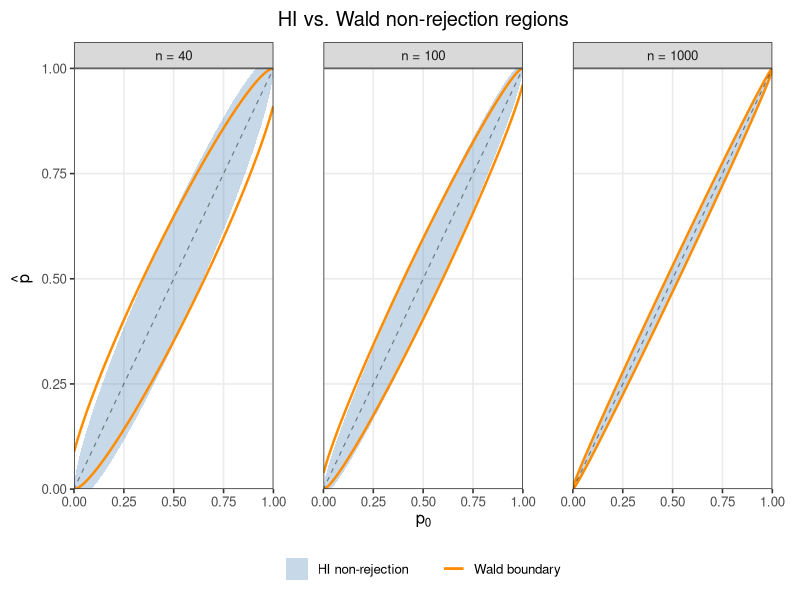
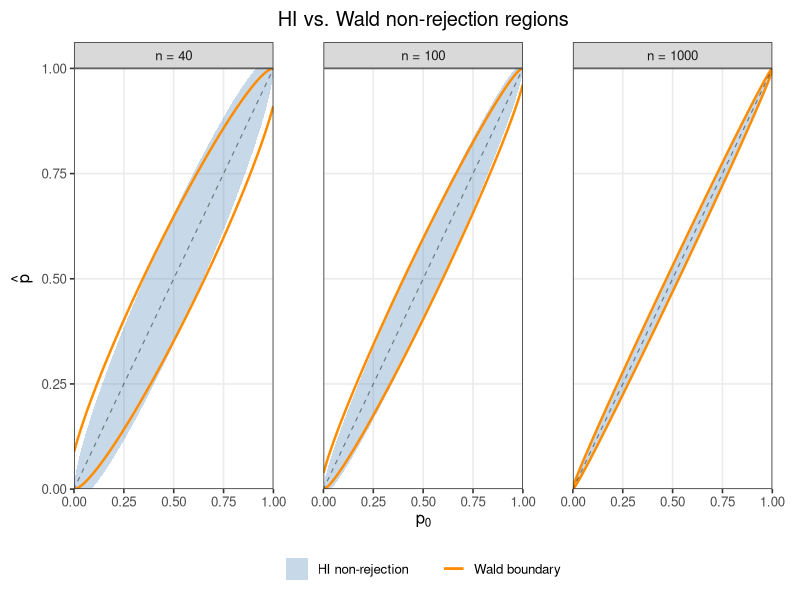
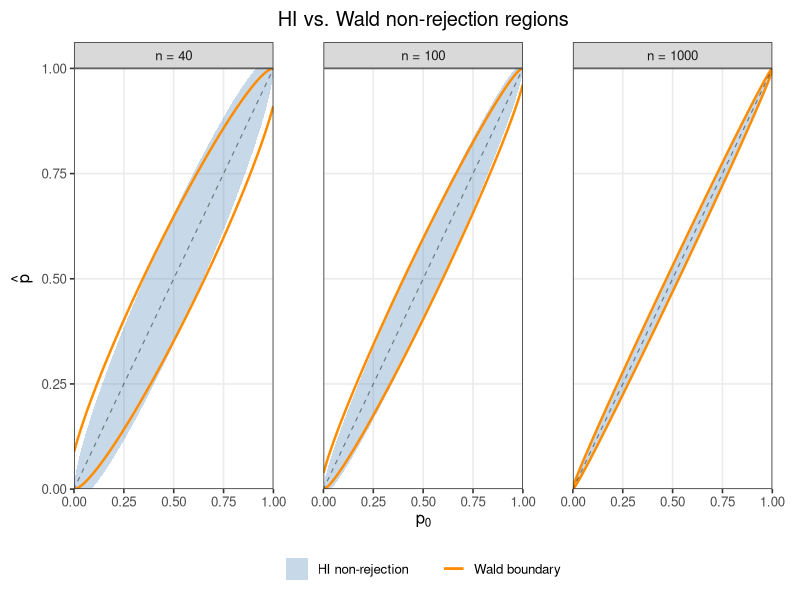

Here is the R script that generated these plots, in order:
library(ggplot2)
library(dplyr)
library(grid)

alpha <- 0.05
z <- qnorm(1-alpha/2)

save_dir <- "C:/Panos/Mathematics/TUM/Research/Andy/Standard error/Code"

# function that receives a pair (p0, n) and returns the lower and upper
# endpoints for both non-rejection regions, as well as the midpoint and half-widths
endpoints <- function(p0, n, z = z) {
  c_val <- z^2/n
  g0 <- p0*(1-p0)
  
  # HI non-rejection region: |phat - p0| <= z * sqrt(p0(1-p0)/n)
  h_HI <- sqrt(c_val*g0)
  hi_lo <- p0-h_HI
  hi_hi <- p0+h_HI
  
  # Wald non-rejection region: |phat - p0| <= z * sqrt(phat(1-phat)/n)
  # squaring and rearranging gives a quadratic in phat
  disc <- c_val*(c_val+4*g0)
  m_W <- (2*p0+c_val)/(2*(1+c_val))
  h_W <- sqrt(disc)/(2*(1+c_val))
  
  wald_lo <- m_W-h_W
  wald_hi <- m_W+h_W
  
  data.frame(
    p0 = p0,
    n = n,
    hi_lo = hi_lo,
    hi_hi = hi_hi,
    wald_lo = wald_lo,
    wald_hi = wald_hi,
    m_W = m_W,
    h_HI = h_HI,
    h_W = h_W
  )
}

# plot HI and Wald non-rejection regions as functions of p0
plot_acceptance_regions <- function(
    n_values = c(40, 100, 1000),
    p0_min = 0.001,
    p0_max = 0.999,
    num_grid = 600,
    output_pdf = "acceptance_regions_R.pdf",
    output_png = "acceptance_regions_R.png"
) {
  dir.create(save_dir, recursive = TRUE, showWarnings = FALSE)
  
  p0_grid <- seq(p0_min, p0_max, length.out = num_grid)
  
  plot_data <- bind_rows(
    lapply(n_values, function(n) {
      bind_rows(lapply(p0_grid, function(p0) endpoints(p0, n, z)))
    })
  )
  
  plot_data$n_label <- factor(
    plot_data$n,
    levels = n_values,
    labels = paste0("n = ", n_values)
  )
  
  p <- ggplot(plot_data, aes(x = p0)) +
    # HI non-rejection region
    geom_ribbon(
      aes(ymin = hi_lo, ymax = hi_hi, fill = "HI non-rejection"),
      alpha = 0.30
    ) +
    # Wald non-rejection boundaries
    geom_line(
      aes(y = wald_lo, color = "Wald boundary"),
      linewidth = 0.85
    ) +
    geom_line(
      aes(y = wald_hi, color = "Wald boundary"),
      linewidth = 0.85
    ) +
    # diagonal line phat = p0
    geom_abline(
      intercept = 0,
      slope = 1,
      linetype = "dashed",
      color = "black",
      alpha = 0.45,
      linewidth = 0.4
    ) +
    facet_wrap(~ n_label, nrow = 1) +
    scale_fill_manual(
      values = c("HI non-rejection" = "steelblue"),
      name = NULL
    ) +
    scale_color_manual(
      values = c("Wald boundary" = "darkorange"),
      name = NULL
    ) +
    scale_x_continuous(
      breaks = seq(0, 1, by = 0.25),
      expand = c(0, 0)
    ) +
    scale_y_continuous(
      breaks = seq(0, 1, by = 0.25),
      expand = c(0, 0)
    ) +
    coord_cartesian(
      xlim = c(0, 1),
      ylim = c(0, 1),
      expand = FALSE
    ) +
    labs(
      title = "HI vs. Wald non-rejection regions",
      x = expression(p[0]),
      y = expression(hat(p))
    ) +
    theme_bw(base_size = 12) +
    theme(
      plot.title = element_text(hjust = 0.5, margin = margin(b = 8)),
      plot.margin = margin(t = 8, r = 20, b = 8, l = 8),
      panel.spacing = unit(2.5, "lines"),
      legend.position = "bottom",
      legend.direction = "horizontal",
      legend.box = "horizontal",
      legend.background = element_blank(),
      panel.grid.minor = element_blank()
    )
  
  ggsave(
    filename = file.path(save_dir, output_pdf),
    plot = p,
    width = 15,
    height = 5,
    device = cairo_pdf
  )
  
  ggsave(
    filename = file.path(save_dir, output_png),
    plot = p,
    width = 17,
    height = 5,
    dpi = 130
  )
  
  print(p)
}

plot_acceptance_regions()
